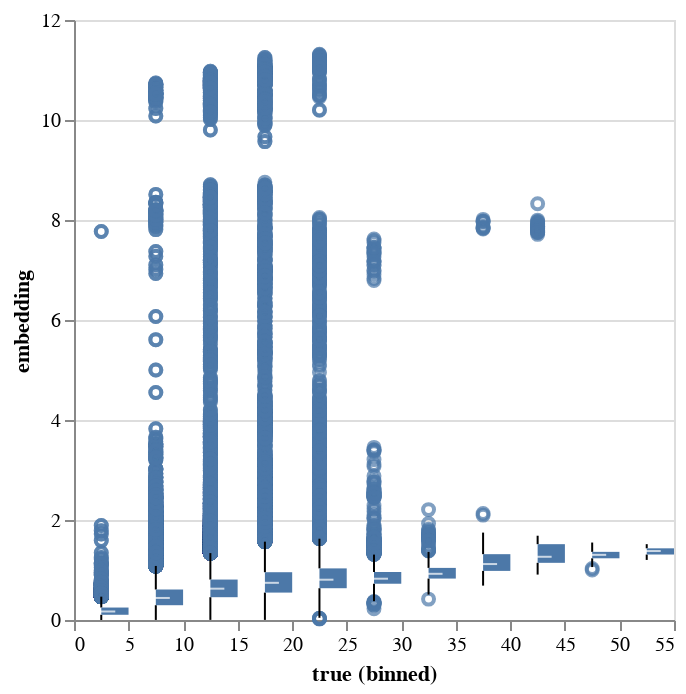

The code cell stored with this chart in its notebook:
### Markdown cell above
We can get a sense of the global distortion by plotting the embedding distance between points against the original distances in 3D. What we see here -- and it's relatively common across many examples we've studied -- is that the embedding distances are quite skewed to the right. The embedding pairwise distance is due increase with the original pairwise distances, but there's a long tail of outliers. These are points that are far apart in the embedding, but which close in the original data. This visualization is static, but we'll see how we can query the specific outliers in our interactive pots.

### Code cell
from distortions.geometry import neighborhood_distances

distances = neighborhood_distances(adata)
alt.Chart(distances).mark_boxplot(outliers=True).encode(
    x=alt.X('true', bin={"maxbins": 20}),
    y=alt.Y('embedding')
)

### Figure 1 — Vega specification as saved in the notebook (floating-point values rounded to 4 significant figures; data arrays with more than 128 entries replaced by an {"elided": "..."} marker saying what was removed)
{"$schema": "https://vega.github.io/schema/vega/v5.json", "data": [{"name": "source_0"}, {"name": "data_0"}, {"name": "data_1", "values": [{"bin_maxbins_20_true": 0.0, "bin_maxbins_20_true_end": 5.0, "lower_box_embedding": 0.1044, "max_embedding": 7.771, "mid_box_embedding": 0.1702, "min_embedding": 0.0004504, "upper_box_embedding": 0.2493}, {"bin_maxbins_20_true": 5.0, "bin_maxbins_20_true_end": 10.0, "lower_box_embedding": 0.2958, "max_embedding": 10.74, "mid_box_embedding": 0.4409, "min_embedding": 0.001403, "upper_box_embedding": 0.61}, {"bin_maxbins_20_true": 10.0, "bin_maxbins_20_true_end": 15.0, "lower_box_embedding": 0.456, "max_embedding": 10.97, "mid_box_embedding": 0.6266, "min_embedding": 0.002351, "upper_box_embedding": 0.8088}, {"bin_maxbins_20_true": 15.0, "bin_maxbins_20_true_end": 20.0, "lower_box_embedding": 0.5482, "max_embedding": 11.25, "mid_box_embedding": 0.7435, "min_embedding": 0.002069, "upper_box_embedding": 0.9557}, {"bin_maxbins_20_true": 20.0, "bin_maxbins_20_true_end": 25.0, "lower_box_embedding": 0.6357, "max_embedding": 11.31, "mid_box_embedding": 0.8059, "min_embedding": 0.02238, "upper_box_embedding": 1.032}, {"bin_maxbins_20_true": 25.0, "bin_maxbins_20_true_end": 30.0, "lower_box_embedding": 0.7253, "max_embedding": 7.621, "mid_box_embedding": 0.8259, "min_embedding": 0.225, "upper_box_embedding": 0.9604}, {"bin_maxbins_20_true": 30.0, "bin_maxbins_20_true_end": 35.0, "lower_box_embedding": 0.8286, "max_embedding": 2.208, "mid_box_embedding": 0.9239, "min_embedding": 0.4177, "upper_box_embedding": 1.042}, {"bin_maxbins_20_true": 35.0, "bin_maxbins_20_true_end": 40.0, "lower_box_embedding": 0.9822, "max_embedding": 8.012, "mid_box_embedding": 1.119, "min_embedding": 0.6877, "upper_box_embedding": 1.317}, {"bin_maxbins_20_true": 40.0, "bin_maxbins_20_true_end": 45.0, "lower_box_embedding": 1.144, "max_embedding": 8.326, "mid_box_embedding": 1.264, "min_embedding": 0.9083, "upper_box_embedding": 1.517}, {"bin_maxbins_20_true": 45.0, "bin_maxbins_20_true_end": 50.0, "lower_box_embedding": 1.234, "max_embedding": 1.549, "mid_box_embedding": 1.303, "min_embedding": 1.001, "upper_box_embedding": 1.363}, {"bin_maxbins_20_true": 50.0, "bin_maxbins_20_true_end": 55.0, "lower_box_embedding": 1.31, "max_embedding": 1.517, "mid_box_embedding": 1.379, "min_embedding": 1.202, "upper_box_embedding": 1.434}]}, {"name": "data_2", "values": [{"bin_maxbins_20_true": 0.0, "bin_maxbins_20_true_end": 5.0, "lower_box_embedding": 0.1044, "max_embedding": 7.771, "mid_box_embedding": 0.1702, "min_embedding": 0.0004504, "upper_box_embedding": 0.2493}, {"bin_maxbins_20_true": 5.0, "bin_maxbins_20_true_end": 10.0, "lower_box_embedding": 0.2958, "max_embedding": 10.74, "mid_box_embedding": 0.4409, "min_embedding": 0.001403, "upper_box_embedding": 0.61}, {"bin_maxbins_20_true": 10.0, "bin_maxbins_20_true_end": 15.0, "lower_box_embedding": 0.456, "max_embedding": 10.97, "mid_box_embedding": 0.6266, "min_embedding": 0.002351, "upper_box_embedding": 0.8088}, {"bin_maxbins_20_true": 15.0, "bin_maxbins_20_true_end": 20.0, "lower_box_embedding": 0.5482, "max_embedding": 11.25, "mid_box_embedding": 0.7435, "min_embedding": 0.002069, "upper_box_embedding": 0.9557}, {"bin_maxbins_20_true": 20.0, "bin_maxbins_20_true_end": 25.0, "lower_box_embedding": 0.6357, "max_embedding": 11.31, "mid_box_embedding": 0.8059, "min_embedding": 0.02238, "upper_box_embedding": 1.032}, {"bin_maxbins_20_true": 25.0, "bin_maxbins_20_true_end": 30.0, "lower_box_embedding": 0.7253, "max_embedding": 7.621, "mid_box_embedding": 0.8259, "min_embedding": 0.225, "upper_box_embedding": 0.9604}, {"bin_maxbins_20_true": 30.0, "bin_maxbins_20_true_end": 35.0, "lower_box_embedding": 0.8286, "max_embedding": 2.208, "mid_box_embedding": 0.9239, "min_embedding": 0.4177, "upper_box_embedding": 1.042}, {"bin_maxbins_20_true": 35.0, "bin_maxbins_20_true_end": 40.0, "lower_box_embedding": 0.9822, "max_embedding": 8.012, "mid_box_embedding": 1.119, "min_embedding": 0.6877, "upper_box_embedding": 1.317}, {"bin_maxbins_20_true": 40.0, "bin_maxbins_20_true_end": 45.0, "lower_box_embedding": 1.144, "max_embedding": 8.326, "mid_box_embedding": 1.264, "min_embedding": 0.9083, "upper_box_embedding": 1.517}, {"bin_maxbins_20_true": 45.0, "bin_maxbins_20_true_end": 50.0, "lower_box_embedding": 1.234, "max_embedding": 1.549, "mid_box_embedding": 1.303, "min_embedding": 1.001, "upper_box_embedding": 1.363}, {"bin_maxbins_20_true": 50.0, "bin_maxbins_20_true_end": 55.0, "lower_box_embedding": 1.31, "max_embedding": 1.517, "mid_box_embedding": 1.379, "min_embedding": 1.202, "upper_box_embedding": 1.434}]}, {"name": "data_3"}, {"name": "data_4", "values": {"elided": "15454 records"}}, {"name": "data_5"}, {"name": "data_6", "values": [{"bin_maxbins_20_true": 0.0, "bin_maxbins_20_true_end": 5.0, "lower_box_embedding": 0.1044, "lower_whisker_embedding": 0.0004504, "upper_whisker_embedding": 0.4664}, {"bin_maxbins_20_true": 5.0, "bin_maxbins_20_true_end": 10.0, "lower_box_embedding": 0.2958, "lower_whisker_embedding": 0.001403, "upper_whisker_embedding": 1.081}, {"bin_maxbins_20_true": 10.0, "bin_maxbins_20_true_end": 15.0, "lower_box_embedding": 0.456, "lower_whisker_embedding": 0.002351, "upper_whisker_embedding": 1.338}, {"bin_maxbins_20_true": 15.0, "bin_maxbins_20_true_end": 20.0, "lower_box_embedding": 0.5482, "lower_whisker_embedding": 0.002069, "upper_whisker_embedding": 1.567}, {"bin_maxbins_20_true": 20.0, "bin_maxbins_20_true_end": 25.0, "lower_box_embedding": 0.6357, "lower_whisker_embedding": 0.04423, "upper_whisker_embedding": 1.626}, {"bin_maxbins_20_true": 25.0, "bin_maxbins_20_true_end": 30.0, "lower_box_embedding": 0.7253, "lower_whisker_embedding": 0.3759, "upper_whisker_embedding": 1.308}, {"bin_maxbins_20_true": 30.0, "bin_maxbins_20_true_end": 35.0, "lower_box_embedding": 0.8286, "lower_whisker_embedding": 0.5086, "upper_whisker_embedding": 1.362}, {"bin_maxbins_20_true": 35.0, "bin_maxbins_20_true_end": 40.0, "lower_box_embedding": 0.9822, "lower_whisker_embedding": 0.6877, "upper_whisker_embedding": 1.748}, {"bin_maxbins_20_true": 40.0, "bin_maxbins_20_true_end": 45.0, "lower_box_embedding": 1.144, "lower_whisker_embedding": 0.9083, "upper_whisker_embedding": 1.686}, {"bin_maxbins_20_true": 45.0, "bin_maxbins_20_true_end": 50.0, "lower_box_embedding": 1.234, "lower_whisker_embedding": 1.059, "upper_whisker_embedding": 1.549}, {"bin_maxbins_20_true": 50.0, "bin_maxbins_20_true_end": 55.0, "lower_box_embedding": 1.31, "lower_whisker_embedding": 1.202, "upper_whisker_embedding": 1.517}]}, {"name": "data_7", "values": [{"bin_maxbins_20_true": 0.0, "bin_maxbins_20_true_end": 5.0, "lower_whisker_embedding": 0.0004504, "upper_box_embedding": 0.2493, "upper_whisker_embedding": 0.4664}, {"bin_maxbins_20_true": 5.0, "bin_maxbins_20_true_end": 10.0, "lower_whisker_embedding": 0.001403, "upper_box_embedding": 0.61, "upper_whisker_embedding": 1.081}, {"bin_maxbins_20_true": 10.0, "bin_maxbins_20_true_end": 15.0, "lower_whisker_embedding": 0.002351, "upper_box_embedding": 0.8088, "upper_whisker_embedding": 1.338}, {"bin_maxbins_20_true": 15.0, "bin_maxbins_20_true_end": 20.0, "lower_whisker_embedding": 0.002069, "upper_box_embedding": 0.9557, "upper_whisker_embedding": 1.567}, {"bin_maxbins_20_true": 20.0, "bin_maxbins_20_true_end": 25.0, "lower_whisker_embedding": 0.04423, "upper_box_embedding": 1.032, "upper_whisker_embedding": 1.626}, {"bin_maxbins_20_true": 25.0, "bin_maxbins_20_true_end": 30.0, "lower_whisker_embedding": 0.3759, "upper_box_embedding": 0.9604, "upper_whisker_embedding": 1.308}, {"bin_maxbins_20_true": 30.0, "bin_maxbins_20_true_end": 35.0, "lower_whisker_embedding": 0.5086, "upper_box_embedding": 1.042, "upper_whisker_embedding": 1.362}, {"bin_maxbins_20_true": 35.0, "bin_maxbins_20_true_end": 40.0, "lower_whisker_embedding": 0.6877, "upper_box_embedding": 1.317, "upper_whisker_embedding": 1.748}, {"bin_maxbins_20_true": 40.0, "bin_maxbins_20_true_end": 45.0, "lower_whisker_embedding": 0.9083, "upper_box_embedding": 1.517, "upper_whisker_embedding": 1.686}, {"bin_maxbins_20_true": 45.0, "bin_maxbins_20_true_end": 50.0, "lower_whisker_embedding": 1.059, "upper_box_embedding": 1.363, "upper_whisker_embedding": 1.549}, {"bin_maxbins_20_true": 50.0, "bin_maxbins_20_true_end": 55.0, "lower_whisker_embedding": 1.202, "upper_box_embedding": 1.434, "upper_whisker_embedding": 1.517}]}], "marks": [{"type": "symbol", "name": "layer_0_layer_0_marks", "from": {"data": "data_4"}, "encode": {"update": {"x": {"signal": "scale(\"x\", 0.5 * datum[\"bin_maxbins_20_true\"] + 0.5 * datum[\"bin_maxbins_20_true_end\"])"}, "y": {"field": "embedding", "scale": "y"}, "opacity": {"value": 0.7}, "fill": {"value": "transparent"}, "stroke": {"value": "#4c78a8"}}}, "style": ["point", "boxplot-outliers"]}, {"type": "rule", "name": "layer_0_layer_1_layer_0_marks", "from": {"data": "data_6"}, "encode": {"update": {"y2": {"field": "lower_box_embedding", "scale": "y"}, "x": {"signal": "scale(\"x\", 0.5 * datum[\"bin_maxbins_20_true\"] + 0.5 * datum[\"bin_maxbins_20_true_end\"])"}, "stroke": {"value": "black"}, "tooltip": {"signal": "{\"Upper Whisker of embedding\": format(datum[\"upper_whisker_embedding\"], \"\"), \"Lower Whisker of embedding\": format(datum[\"lower_whisker_embedding\"], \"\"), \"bin_maxbins_20_true_end\": isValid(datum[\"bin_maxbins_20_true_end\"]) ? datum[\"bin_maxbins_20_true_end\"] : \"\"+datum[\"bin_maxbins_20_true_end\"], \"true (binned)\": format(datum[\"bin_maxbins_20_true\"], \"\")}"}, "y": {"field": "lower_whisker_embedding", "scale": "y"}}}, "style": ["rule", "boxplot-rule"], "aria": false}, {"type": "rule", "name": "layer_0_layer_1_layer_1_marks", "from": {"data": "data_7"}, "encode": {"update": {"y2": {"field": "upper_whisker_embedding", "scale": "y"}, "stroke": {"value": "black"}, "x": {"signal": "scale(\"x\", 0.5 * datum[\"bin_maxbins_20_true\"] + 0.5 * datum[\"bin_maxbins_20_true_end\"])"}, "tooltip": {"signal": "{\"Upper Whisker of embedding\": format(datum[\"upper_whisker_embedding\"], \"\"), \"Lower Whisker of embedding\": format(datum[\"lower_whisker_embedding\"], \"\"), \"bin_maxbins_20_true_end\": isValid(datum[\"bin_maxbins_20_true_end\"]) ? datum[\"bin_maxbins_20_true_end\"] : \"\"+datum[\"bin_maxbins_20_true_end\"], \"true (binned)\": format(datum[\"bin_maxbins_20_true\"], \"\")}"}, "y": {"field": "upper_box_embedding", "scale": "y"}}}, "style": ["rule", "boxplot-rule"], "aria": false}, {"type": "rect", "name": "layer_1_layer_0_marks", "from": {"data": "data_1"}, "encode": {"update": {"fill": {"value": "#4c78a8"}, "tooltip": {"signal": "{\"Max of embedding\": format(datum[\"max_embedding\"], \"\"), \"Q3 of embedding\": format(datum[\"upper_box_embedding\"], \"\"), \"Median of embedding\": format(datum[\"mid_box_embedding\"], \"\"), \"Q1 of embedding\": format(datum[\"lower_box_embedding\"], \"\"), \"Min of embedding\": format(datum[\"min_embedding\"], \"\"), \"bin_maxbins_20_true_end\": isValid(datum[\"bin_maxbins_20_true_end\"]) ? datum[\"bin_maxbins_20_true_end\"] : \"\"+datum[\"bin_maxbins_20_true_end\"], \"true (binned)\": format(datum[\"bin_maxbins_20_true\"], \"\")}"}, "y2": {"field": "upper_box_embedding", "scale": "y"}, "x": {"signal": "scale(\"x\", 0.5 * datum[\"bin_maxbins_20_true\"] + 0.5 * datum[\"bin_maxbins_20_true_end\"])"}, "x2": {"field": "bin_maxbins_20_true_end", "scale": "x"}, "y": {"field": "lower_box_embedding", "scale": "y"}}}, "style": ["bar", "boxplot-box"]}, {"type": "rect", "name": "layer_1_layer_1_marks", "from": {"data": "data_2"}, "encode": {"update": {"yc": {"field": "mid_box_embedding", "scale": "y"}, "xc": {"signal": "scale(\"x\", 0.5 * datum[\"bin_maxbins_20_true\"] + 0.5 * datum[\"bin_maxbins_20_true_end\"])"}, "fill": [{"value": "#4c78a8", "test": "datum['lower_box_embedding'] >= datum['upper_box_embedding']"}, {"value": "white"}], "tooltip": {"signal": "{\"Max of embedding\": format(datum[\"max_embedding\"], \"\"), \"Q3 of embedding\": format(datum[\"upper_box_embedding\"], \"\"), \"Median of embedding\": format(datum[\"mid_box_embedding\"], \"\"), \"Q1 of embedding\": format(datum[\"lower_box_embedding\"], \"\"), \"Min of embedding\": format(datum[\"min_embedding\"], \"\"), \"bin_maxbins_20_true_end\": isValid(datum[\"bin_maxbins_20_true_end\"]) ? datum[\"bin_maxbins_20_true_end\"] : \"\"+datum[\"bin_maxbins_20_true_end\"], \"true (binned)\": format(datum[\"bin_maxbins_20_true\"], \"\")}"}, "opacity": {"value": 0.7}, "width": {"value": 14}, "height": {"value": 1}}}, "style": ["tick", "boxplot-median"], "aria": false}], "scales": [{"name": "x", "type": "linear", "domain": {"fields": [{"data": "data_4", "field": "bin_maxbins_20_true"}, {"data": "data_4", "field": "bin_maxbins_20_true_end"}, {"data": "data_6", "field": "bin_maxbins_20_true"}, {"data": "data_6", "field": "bin_maxbins_20_true_end"}, {"data": "data_7", "field": "bin_maxbins_20_true"}, {"data": "data_7", "field": "bin_maxbins_20_true_end"}, {"data": "data_1", "field": "bin_maxbins_20_true"}, {"data": "data_1", "field": "bin_maxbins_20_true_end"}, {"data": "data_2", "field": "bin_maxbins_20_true"}, {"data": "data_2", "field": "bin_maxbins_20_true_end"}]}, "range": [0, {"signal": "width"}], "zero": false}, {"name": "y", "type": "linear", "domain": {"fields": [{"data": "data_4", "field": "embedding"}, {"data": "data_6", "field": "lower_whisker_embedding"}, {"data": "data_6", "field": "lower_box_embedding"}, {"data": "data_7", "field": "upper_box_embedding"}, {"data": "data_7", "field": "upper_whisker_embedding"}, {"data": "data_1", "field": "lower_box_embedding"}, {"data": "data_1", "field": "upper_box_embedding"}, {"data": "data_2", "field": "mid_box_embedding"}]}, "range": [{"signal": "height"}, 0], "zero": true, "nice": true}], "axes": [{"scale": "y", "minExtent": 0, "aria": false, "gridScale": "x", "labels": false, "grid": true, "tickCount": {"signal": "ceil(height/40)"}, "domain": false, "maxExtent": 0, "orient": "left", "ticks": false, "zindex": 0}, {"scale": "x", "grid": false, "labelFlush": true, "title": "true (binned)", "tickCount": {"signal": "ceil(width/40)"}, "zindex": 0, "orient": "bottom", "labelOverlap": true}, {"scale": "y", "labelOverlap": true, "tickCount": {"signal": "ceil(height/40)"}, "title": "embedding", "orient": "left", "zindex": 0, "grid": false}], "style": "cell", "background": "white", "padding": 5, "width": 300, "height": 300}
